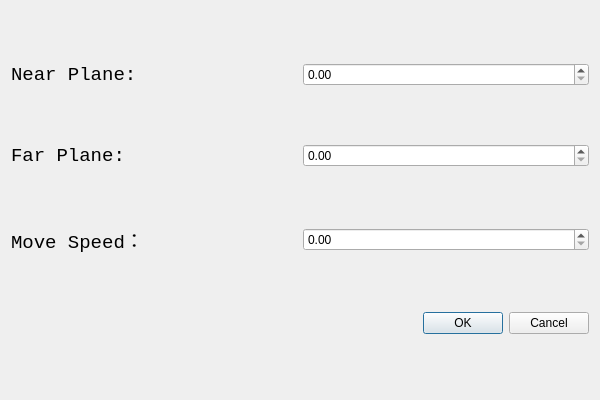
<?xml version="1.0" encoding="UTF-8"?>
<ui version="4.0">
 <class>CameraDialog</class>
 <widget class="QDialog" name="CameraDialog">
  <property name="geometry">
   <rect>
    <x>0</x>
    <y>0</y>
    <width>600</width>
    <height>400</height>
   </rect>
  </property>
  <property name="sizePolicy">
   <sizepolicy hsizetype="Fixed" vsizetype="Fixed">
    <horstretch>0</horstretch>
    <verstretch>0</verstretch>
   </sizepolicy>
  </property>
  <property name="minimumSize">
   <size>
    <width>600</width>
    <height>400</height>
   </size>
  </property>
  <property name="maximumSize">
   <size>
    <width>600</width>
    <height>400</height>
   </size>
  </property>
  <property name="windowTitle">
   <string>Dialog</string>
  </property>
  <layout class="QVBoxLayout" name="verticalLayout">
   <item>
    <layout class="QHBoxLayout" name="horizontalLayout">
     <item>
      <widget class="QLabel" name="label_2">
       <property name="font">
        <font>
         <family>Consolas</family>
         <pointsize>14</pointsize>
        </font>
       </property>
       <property name="text">
        <string>Near Plane:</string>
       </property>
      </widget>
     </item>
     <item>
      <widget class="QDoubleSpinBox" name="nearPlaneSpinBox"/>
     </item>
    </layout>
   </item>
   <item>
    <layout class="QHBoxLayout" name="horizontalLayout_2">
     <item>
      <widget class="QLabel" name="label_3">
       <property name="font">
        <font>
         <family>Consolas</family>
         <pointsize>14</pointsize>
        </font>
       </property>
       <property name="text">
        <string>Far Plane:</string>
       </property>
      </widget>
     </item>
     <item>
      <widget class="QDoubleSpinBox" name="farPlaneSpinBox"/>
     </item>
    </layout>
   </item>
   <item>
    <layout class="QHBoxLayout" name="horizontalLayout_3">
     <item>
      <widget class="QLabel" name="label">
       <property name="font">
        <font>
         <family>Consolas</family>
         <pointsize>14</pointsize>
        </font>
       </property>
       <property name="text">
        <string>Move Speed：</string>
       </property>
      </widget>
     </item>
     <item>
      <widget class="QDoubleSpinBox" name="speedSpinBox"/>
     </item>
    </layout>
   </item>
   <item>
    <widget class="QDialogButtonBox" name="okButton">
     <property name="orientation">
      <enum>Qt::Horizontal</enum>
     </property>
     <property name="standardButtons">
      <set>QDialogButtonBox::Cancel|QDialogButtonBox::Ok</set>
     </property>
    </widget>
   </item>
  </layout>
 </widget>
 <resources/>
 <connections>
  <connection>
   <sender>okButton</sender>
   <signal>accepted()</signal>
   <receiver>CameraDialog</receiver>
   <slot>accept()</slot>
   <hints>
    <hint type="sourcelabel">
     <x>248</x>
     <y>254</y>
    </hint>
    <hint type="destinationlabel">
     <x>157</x>
     <y>274</y>
    </hint>
   </hints>
  </connection>
  <connection>
   <sender>okButton</sender>
   <signal>rejected()</signal>
   <receiver>CameraDialog</receiver>
   <slot>reject()</slot>
   <hints>
    <hint type="sourcelabel">
     <x>316</x>
     <y>260</y>
    </hint>
    <hint type="destinationlabel">
     <x>286</x>
     <y>274</y>
    </hint>
   </hints>
  </connection>
 </connections>
</ui>
